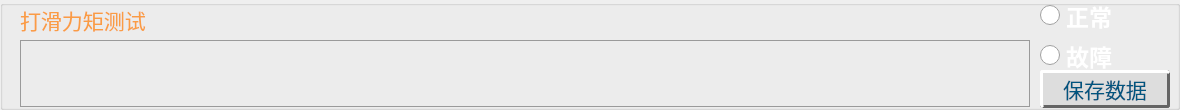
           <widget class="QGroupBox" name="groupBox_5">
            <property name="geometry">
             <rect>
              <x>10</x>
              <y>450</y>
              <width>1180</width>
              <height>110</height>
             </rect>
            </property>
            <property name="styleSheet">
             <string notr="true"/>
            </property>
            <property name="title">
             <string/>
            </property>
            <widget class="QLabel" name="lab_5">
             <property name="geometry">
              <rect>
               <x>20</x>
               <y>5</y>
               <width>1010</width>
               <height>30</height>
              </rect>
             </property>
             <property name="minimumSize">
              <size>
               <width>0</width>
               <height>0</height>
              </size>
             </property>
             <property name="maximumSize">
              <size>
               <width>9999999</width>
               <height>16777215</height>
              </size>
             </property>
             <property name="font">
              <font>
               <family>华光标题宋_CNKI</family>
               <pointsize>16</pointsize>
               <weight>50</weight>
               <bold>false</bold>
              </font>
             </property>
             <property name="styleSheet">
              <string notr="true">color: rgb(250, 156, 68);</string>
             </property>
             <property name="text">
              <string>打滑力矩测试</string>
             </property>
             <property name="alignment">
              <set>Qt::AlignLeading|Qt::AlignLeft|Qt::AlignVCenter</set>
             </property>
            </widget>
            <widget class="QRadioButton" name="rad_9">
             <property name="geometry">
              <rect>
               <x>1040</x>
               <y>0</y>
               <width>182</width>
               <height>31</height>
              </rect>
             </property>
             <property name="font">
              <font>
               <family>黑体</family>
               <pointsize>17</pointsize>
               <weight>75</weight>
               <bold>true</bold>
              </font>
             </property>
             <property name="cursor">
              <cursorShape>PointingHandCursor</cursorShape>
             </property>
             <property name="styleSheet">
              <string notr="true">QRadioButton::indicator {
    width: 20px;
    height: 20px;
}
 
QRadioButton::indicator::unchecked {
image: url(:/res/account/unchecked.png);
}
 
QRadioButton::indicator:unchecked:hover {
image: url(:/res/account/unchecked.png);
}
 
QRadioButton::indicator:unchecked:pressed {
image: url(:/res/account/unchecked.png);
}
 
QRadioButton::indicator::checked {
image: url(:/res/account/checked.png);
}
 
QRadioButton::indicator:checked:hover {
image: url(:/res/account/checked.png);
}
 
QRadioButton::indicator:checked:pressed {
image: url(:/res/account/checked.png);
}
QRadioButton {
color: rgb(255, 255, 255);
}</string>
             </property>
             <property name="text">
              <string>正常</string>
             </property>
             <property name="iconSize">
              <size>
               <width>30</width>
               <height>16</height>
              </size>
             </property>
            </widget>
            <widget class="QRadioButton" name="rad_10">
             <property name="geometry">
              <rect>
               <x>1040</x>
               <y>40</y>
               <width>182</width>
               <height>31</height>
              </rect>
             </property>
             <property name="font">
              <font>
               <family>黑体</family>
               <pointsize>17</pointsize>
               <weight>75</weight>
               <bold>true</bold>
              </font>
             </property>
             <property name="cursor">
              <cursorShape>PointingHandCursor</cursorShape>
             </property>
             <property name="styleSheet">
              <string notr="true">QRadioButton::indicator {
    width: 20px;
    height: 20px;
}
 
QRadioButton::indicator::unchecked {
image: url(:/res/account/unchecked.png);
}
 
QRadioButton::indicator:unchecked:hover {
image: url(:/res/account/unchecked.png);
}
 
QRadioButton::indicator:unchecked:pressed {
image: url(:/res/account/unchecked.png);
}
 
QRadioButton::indicator::checked {
image: url(:/res/account/checked.png);
}
 
QRadioButton::indicator:checked:hover {
image: url(:/res/account/checked.png);
}
 
QRadioButton::indicator:checked:pressed {
image: url(:/res/account/checked.png);
}
QRadioButton {
color: rgb(255, 255, 255);
}
QRadioButton:checked {
color: rgb(255, 96, 48);
}</string>
             </property>
             <property name="text">
              <string>故障</string>
             </property>
             <property name="iconSize">
              <size>
               <width>30</width>
               <height>16</height>
              </size>
             </property>
            </widget>
            <widget class="QTextEdit" name="text_5">
             <property name="enabled">
              <bool>true</bool>
             </property>
             <property name="geometry">
              <rect>
               <x>20</x>
               <y>40</y>
               <width>1010</width>
               <height>67</height>
              </rect>
             </property>
             <property name="font">
              <font>
               <family>微软雅黑</family>
               <pointsize>10</pointsize>
               <weight>75</weight>
               <bold>true</bold>
              </font>
             </property>
             <property name="focusPolicy">
              <enum>Qt::StrongFocus</enum>
             </property>
             <property name="styleSheet">
              <string notr="true">border-color: rgb(154, 154, 154);
background-color: rgba(255, 255, 255,0);
color: rgb(255, 255, 255);
border-style:solid;
border-width:1px;</string>
             </property>
             <property name="html">
              <string>&lt;!DOCTYPE HTML PUBLIC &quot;-//W3C//DTD HTML 4.0//EN&quot; &quot;http://www.w3.org/TR/REC-html40/strict.dtd&quot;&gt;
&lt;html&gt;&lt;head&gt;&lt;meta name=&quot;qrichtext&quot; content=&quot;1&quot; /&gt;&lt;style type=&quot;text/css&quot;&gt;
p, li { white-space: pre-wrap; }
&lt;/style&gt;&lt;/head&gt;&lt;body style=&quot; font-family:'微软雅黑'; font-size:10pt; font-weight:600; font-style:normal;&quot;&gt;
&lt;p style=&quot;-qt-paragraph-type:empty; margin-top:12px; margin-bottom:12px; margin-left:0px; margin-right:0px; -qt-block-indent:0; text-indent:0px; font-family:'新宋体'; font-size:14pt; font-weight:400;&quot;&gt;&lt;br /&gt;&lt;/p&gt;&lt;/body&gt;&lt;/html&gt;</string>
             </property>
            </widget>
            <widget class="QPushButton" name="btn_12">
             <property name="geometry">
              <rect>
               <x>1040</x>
               <y>70</y>
               <width>130</width>
               <height>38</height>
              </rect>
             </property>
             <property name="minimumSize">
              <size>
               <width>0</width>
               <height>0</height>
              </size>
             </property>
             <property name="maximumSize">
              <size>
               <width>300</width>
               <height>50</height>
              </size>
             </property>
             <property name="font">
              <font>
               <family>华光大标宋_CNKI</family>
               <pointsize>16</pointsize>
               <weight>50</weight>
               <bold>false</bold>
              </font>
             </property>
             <property name="styleSheet">
              <string notr="true">QPushButton{
color: rgb(0, 85, 127);
background:#DDDDDD; 
border-right:3px solid #646464; 
border-bottom:3px solid #646464;
border-left:3px solid #FFFFFF;
border-top:3px solid #FFFFFF; 
border-radius:3px;
}                

QPushButton:pressed{
background:#DDDDDD; 
border-right:2px solid #FFFFFF; 
border-bottom:2px solid #FFFFFF;
border-left:2px solid #646464;
border-top:2px solid #646464; 
border-radius:2px;
}

QPushButton:checked {
background:#bbbbbb; 
border-right:4px solid #FFFFFF; 
border-bottom:4px solid #FFFFFF;
border-left:4px solid #646464;
border-top:4px solid #646464; 
border-radius:4px;
}</string>
             </property>
             <property name="text">
              <string>保存数据</string>
             </property>
            </widget>
           </widget>
